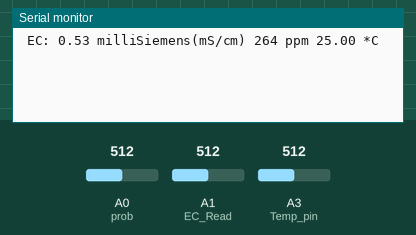
Simulated run of this sketch. Board: Arduino Uno, built with avr-gcc and run on an emulated ATmega328P. Parts: the last lines printed to the serial monitor. The test bench sets the inputs (shaded band); at power-on: A0 (prob) = 512, A1 (EC_Read) = 512, A3 (Temp_pin) = 512.

Above: at 1.2 s.
1.3 s: A0 (prob) set to 610
At 6.4 s:
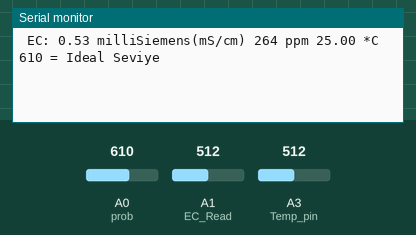
14.0 s: A1 (EC_Read) set to 0
At 20.0 s:
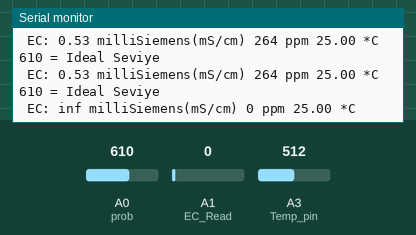
27.5 s: A3 (Temp_pin) set to 0
At 33.7 s:
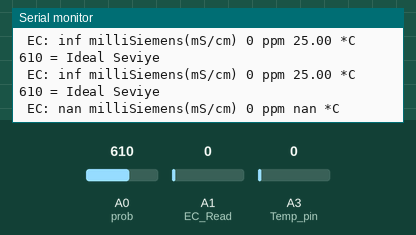
40.5 s: A0 (prob) set to 590
At 45.4 s:
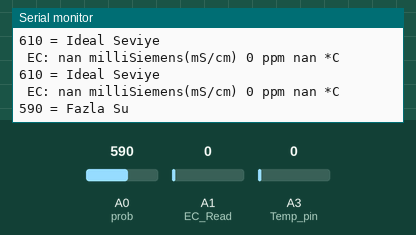
53.0 s: A0 (prob) set to 810
At 58.4 s:
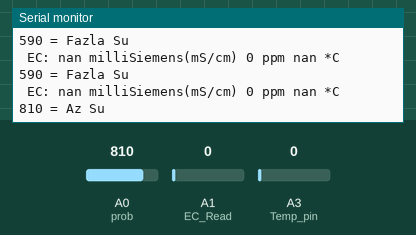

The sketch:

sketch_dec11b.ino
```cpp
int R1= 1000;
int EC_Read = A1;
int ECPower = A2;
int Temp_pin = A3;
float Temp_C;
float Temp_F;
float Temp1_Value = 0;
float Temp_Coef = 0.019;
/////////////////////////KALİBRASYON/////////////////////////////////
float Calibration_PPM =1080 ;
float K=1.89;
float PPM_Con=0.5;
//////////////////////////////////////////////////////////
float CalibrationEC= (Calibration_PPM*2)/1000;
float Temperature;
float EC;
float EC_at_25;
int ppm;
float A_to_D= 0;
float Vin= 5;
float Vdrop= 0;
float R_Water;
float Value=0;
/////////////////////////////SU_SEVİYESİ/////////////////////////////
const int prob = A0;
int olcum_sonucu;
////////////////////////////ADS1115/////////////////////////////////
#include <Adafruit_ADS1X15.h>
Adafruit_ADS1115 ads;

void setup()
{
Serial.begin(9600);
pinMode(EC_Read,INPUT);
pinMode(ECPower,OUTPUT);
//////////////////////////////////////////////////////////////////////////////////////////
//Calibrate (); //
//////////////////////////////////////////////////////////////////////////////////////////
}
void loop()
{
GetEC();
delay(6000);
////////////////////////SU_SEVİYESİ///////////////////////////////
olcum_sonucu = analogRead(prob);
Serial.print(olcum_sonucu);

if (olcum_sonucu <= 600)
Serial.println(" = Fazla Su");
  else if (olcum_sonucu >= 800)
  Serial.println(" = Az Su");
    else
    Serial.println(" = Ideal Seviye");

delay(500);
/////////////////////////////ADS115////////////////////////////////
ads.begin();
//////////////////////////////////////////////////////////////////
}
void GetEC()
{
int val;
double Temp;
val=analogRead(Temp_pin);
Temp = log(((10240000/val) - 10000));
Temp = 1 / (0.001129148 + (0.000234125 + (0.0000000876741 * Temp * Temp ))* Temp);
Temp_C = Temp - 273.15; // Kelvin to Celsius
Temp_F = (Temp_C * 9.0)/ 5.0 + 32.0; // Celsius to Fahrenheit
Temp1_Value = Temp_C;
Temperature = Temp_C;
digitalWrite(ECPower,HIGH);
A_to_D= analogRead(EC_Read);
A_to_D= analogRead(EC_Read);
digitalWrite(ECPower,LOW);
Vdrop= (Vin*A_to_D) / 1024.0;
R_Water = (Vdrop*R1) / (Vin-Vdrop);
EC = 1000/ (R_Water*K);
EC_at_25 = EC / (1+ Temp_Coef*(Temperature-25.0));
ppm=(EC_at_25)*(PPM_Con*1000);
Serial.print(" EC: ");
Serial.print(EC_at_25);
Serial.print(" milliSiemens(mS/cm) ");
Serial.print(ppm);
Serial.print(" ppm ");
Serial.print(Temperature);
Serial.println(" *C ");
}
////////////////////////////////////////////////////////////////////////////////////
void Calibrate ()
{
Serial.println("Calibration routine started");
float Temperature_end=0;
float Temperature_begin=0;
int val;
double Temp;
val=analogRead(Temp_pin);
Temp = log(((10240000/val) - 10000));
Temp = 1 / (0.001129148 + (0.000234125 + (0.0000000876741 * Temp * Temp ))* Temp);
Temp_C = Temp - 273.15; // Kelvin to Celsius
Temp_F = (Temp_C * 9.0)/ 5.0 + 32.0; // Celsius to Fahrenheit
Temp1_Value = Temp_C;
Temperature_begin=Temp_C;
Value = 0;
int i=1;
while(i<=10){
digitalWrite(ECPower,HIGH);
A_to_D= analogRead(EC_Read);
A_to_D= analogRead(EC_Read);
digitalWrite(ECPower,LOW);
Value=Value+A_to_D;
i++;
delay(6000);
};
A_to_D=(Value/10);
val=analogRead(Temp_pin);
Temp = log(((10240000/val) - 10000));
Temp = 1 / (0.001129148 + (0.000234125 + (0.0000000876741 * Temp * Temp ))* Temp);
Temp_C = Temp - 273.15; // Kelvin to Celsius
Temp_F = (Temp_C * 9.0)/ 5.0 + 32.0; // Celsius to Fahrenheit
Temp1_Value = Temp_C;
Temperature_end=Temp_C;
EC =CalibrationEC*(1+(Temp_Coef*(Temperature_end-25.0)));
Vdrop= (((Vin)*(A_to_D))/1024.0);
R_Water=(Vdrop*R1)/(Vin-Vdrop);
float K_cal= 1000/(R_Water*EC);
Serial.print("Replace K in line 23 of code with K = ");
Serial.println(K_cal);
Serial.print("Temperature difference start to end were = ");
Temp_C=Temperature_end-Temperature_begin;
Serial.print(Temp_C);
Serial.println("*C");
Serial.println("Temperature difference start to end must be smaller than 0.15*C");
Serial.println("");
Calibrate ();
}
////////////////////////////////////////////////////////////////////////////////////
```

Measured:
- after the input at 1.3 s, the serial monitor: prints a new line after 4.7 s (image 1)
- after the input at 14.0 s, the serial monitor: prints a new line after 5.5 s (image 2)
- after the input at 27.5 s, the serial monitor: prints a new line after 5.0 s (image 3)
- after the input at 40.5 s, the serial monitor: prints a new line after 4.5 s (image 4)
- after the input at 53.0 s, the serial monitor: prints a new line after 5.0 s (image 5)
